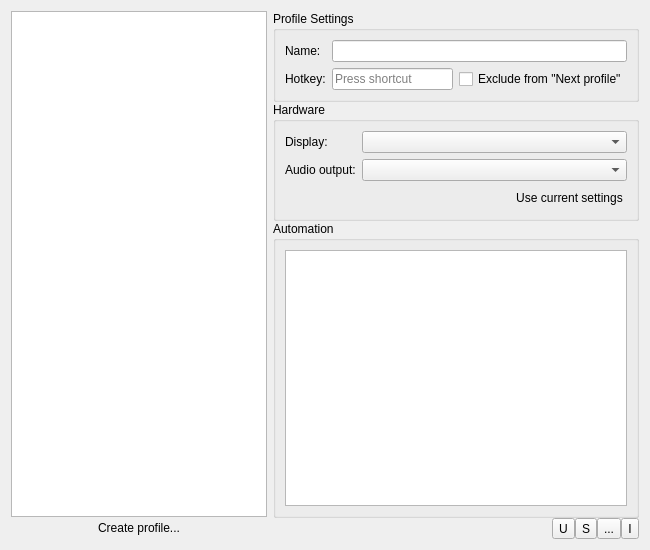
<?xml version="1.0" encoding="UTF-8"?>
<ui version="4.0">
 <class>WorkspaceWindow</class>
 <widget class="QDialog" name="WorkspaceWindow">
  <property name="geometry">
   <rect>
    <x>0</x>
    <y>0</y>
    <width>650</width>
    <height>550</height>
   </rect>
  </property>
  <property name="minimumSize">
   <size>
    <width>650</width>
    <height>550</height>
   </size>
  </property>
  <property name="windowTitle">
   <string>ModeFlow - Workspace Manager</string>
  </property>
  <property name="sizeGripEnabled">
   <bool>false</bool>
  </property>
  <layout class="QHBoxLayout" name="horizontalLayout_3" stretch="0,10">
   <item>
    <layout class="QVBoxLayout" name="verticalLayout">
     <property name="spacing">
      <number>0</number>
     </property>
     <item>
      <widget class="ModeFlow::Gui::ProfileListView" name="configList">
       <property name="minimumSize">
        <size>
         <width>130</width>
         <height>0</height>
        </size>
       </property>
      </widget>
     </item>
     <item>
      <widget class="QPushButton" name="btnCreateProfile">
       <property name="cursor">
        <cursorShape>PointingHandCursor</cursorShape>
       </property>
       <property name="text">
        <string>Create profile...</string>
       </property>
       <property name="flat">
        <bool>true</bool>
       </property>
      </widget>
     </item>
    </layout>
   </item>
   <item>
    <layout class="QVBoxLayout" name="settingsLayout" stretch="0,0,10,0">
     <property name="spacing">
      <number>0</number>
     </property>
     <property name="leftMargin">
      <number>0</number>
     </property>
     <property name="topMargin">
      <number>0</number>
     </property>
     <property name="rightMargin">
      <number>0</number>
     </property>
     <property name="bottomMargin">
      <number>0</number>
     </property>
     <item>
      <widget class="QGroupBox" name="groupGeneral">
       <property name="title">
        <string>Profile Settings</string>
       </property>
       <layout class="QFormLayout" name="formLayout">
        <item row="0" column="0">
         <widget class="QLabel" name="label_1">
          <property name="text">
           <string>Name:</string>
          </property>
         </widget>
        </item>
        <item row="0" column="1">
         <widget class="QLineEdit" name="editName"/>
        </item>
        <item row="1" column="0">
         <widget class="QLabel" name="label_2">
          <property name="text">
           <string>Hotkey:</string>
          </property>
         </widget>
        </item>
        <item row="1" column="1">
         <layout class="QHBoxLayout" name="horizontalLayout_2">
          <item>
           <widget class="ModeFlow::Gui::HotkeyEdit" name="keyEditSpecific"/>
          </item>
          <item>
           <widget class="QCheckBox" name="checkSkipInCycle">
            <property name="toolTip">
             <string>Skip this profile when using the Next profile hotkey to cycle through profiles.</string>
            </property>
            <property name="text">
             <string>Exclude from &quot;Next profile&quot;</string>
            </property>
           </widget>
          </item>
         </layout>
        </item>
       </layout>
      </widget>
     </item>
     <item>
      <widget class="QGroupBox" name="groupHardware">
       <property name="title">
        <string>Hardware</string>
       </property>
       <layout class="QFormLayout" name="formLayout_2">
        <item row="0" column="0">
         <widget class="QLabel" name="label_3">
          <property name="text">
           <string>Display:</string>
          </property>
         </widget>
        </item>
        <item row="0" column="1">
         <widget class="QComboBox" name="comboDisplay"/>
        </item>
        <item row="1" column="0">
         <widget class="QLabel" name="label_4">
          <property name="text">
           <string>Audio output:</string>
          </property>
         </widget>
        </item>
        <item row="1" column="1">
         <widget class="QComboBox" name="comboAudio"/>
        </item>
        <item row="2" column="0" colspan="2">
         <layout class="QHBoxLayout" name="horizontalLayout">
          <item>
           <spacer name="horizontalSpacer_2">
            <property name="orientation">
             <enum>Qt::Orientation::Horizontal</enum>
            </property>
            <property name="sizeHint" stdset="0">
             <size>
              <width>40</width>
              <height>20</height>
             </size>
            </property>
           </spacer>
          </item>
          <item>
           <widget class="QPushButton" name="btnCapture">
            <property name="cursor">
             <cursorShape>PointingHandCursor</cursorShape>
            </property>
            <property name="toolTip">
             <string>Detect and save the monitor and audio device currently used by the system into this profile.</string>
            </property>
            <property name="text">
             <string>Use current settings</string>
            </property>
            <property name="flat">
             <bool>true</bool>
            </property>
           </widget>
          </item>
         </layout>
        </item>
       </layout>
      </widget>
     </item>
     <item>
      <widget class="QGroupBox" name="groupAuto">
       <property name="sizePolicy">
        <sizepolicy hsizetype="Preferred" vsizetype="Expanding">
         <horstretch>0</horstretch>
         <verstretch>0</verstretch>
        </sizepolicy>
       </property>
       <property name="title">
        <string>Automation</string>
       </property>
       <layout class="QGridLayout" name="gridLayout" columnstretch="10">
        <item row="0" column="0">
         <widget class="ModeFlow::Gui::AppListWidget" name="listApps">
          <property name="sizePolicy">
           <sizepolicy hsizetype="Preferred" vsizetype="Expanding">
            <horstretch>0</horstretch>
            <verstretch>0</verstretch>
           </sizepolicy>
          </property>
          <property name="toolTip">
           <string>List of applications to launch when this profile is activated.</string>
          </property>
          <property name="verticalScrollMode">
           <enum>QAbstractItemView::ScrollMode::ScrollPerPixel</enum>
          </property>
         </widget>
        </item>
       </layout>
      </widget>
     </item>
     <item>
      <layout class="QHBoxLayout" name="listButtons_2">
       <item>
        <spacer name="horizontalSpacer">
         <property name="orientation">
          <enum>Qt::Orientation::Horizontal</enum>
         </property>
         <property name="sizeHint" stdset="0">
          <size>
           <width>40</width>
           <height>20</height>
          </size>
         </property>
        </spacer>
       </item>
       <item>
        <widget class="QToolButton" name="btnUpdate">
         <property name="visible">
          <bool>false</bool>
         </property>
         <property name="toolTip">
          <string>Update available</string>
         </property>
         <property name="text">
          <string notr="true">U</string>
         </property>
        </widget>
       </item>
       <item>
        <widget class="QToolButton" name="btnSettings">
         <property name="toolTip">
          <string>Settings</string>
         </property>
         <property name="text">
          <string notr="true">S</string>
         </property>
        </widget>
       </item>
       <item>
        <widget class="QToolButton" name="btnMore">
         <property name="toolTip">
          <string>More options</string>
         </property>
         <property name="text">
          <string notr="true">...</string>
         </property>
         <property name="popupMode">
          <enum>QToolButton::ToolButtonPopupMode::InstantPopup</enum>
         </property>
        </widget>
       </item>
       <item>
        <widget class="QToolButton" name="btnAbout">
         <property name="toolTip">
          <string>About</string>
         </property>
         <property name="text">
          <string notr="true">I</string>
         </property>
        </widget>
       </item>
      </layout>
     </item>
    </layout>
   </item>
  </layout>
 </widget>
 <customwidgets>
  <customwidget>
   <class>ModeFlow::Gui::HotkeyEdit</class>
   <extends>QKeySequenceEdit</extends>
   <header location="global">HotkeyEdit.h</header>
  </customwidget>
  <customwidget>
   <class>ModeFlow::Gui::AppListWidget</class>
   <extends>QListWidget</extends>
   <header location="global">AppListWidget.h</header>
  </customwidget>
  <customwidget>
   <class>ModeFlow::Gui::ProfileListView</class>
   <extends>QListView</extends>
   <header location="global">ProfileListView.h</header>
  </customwidget>
 </customwidgets>
 <resources/>
 <connections/>
</ui>
